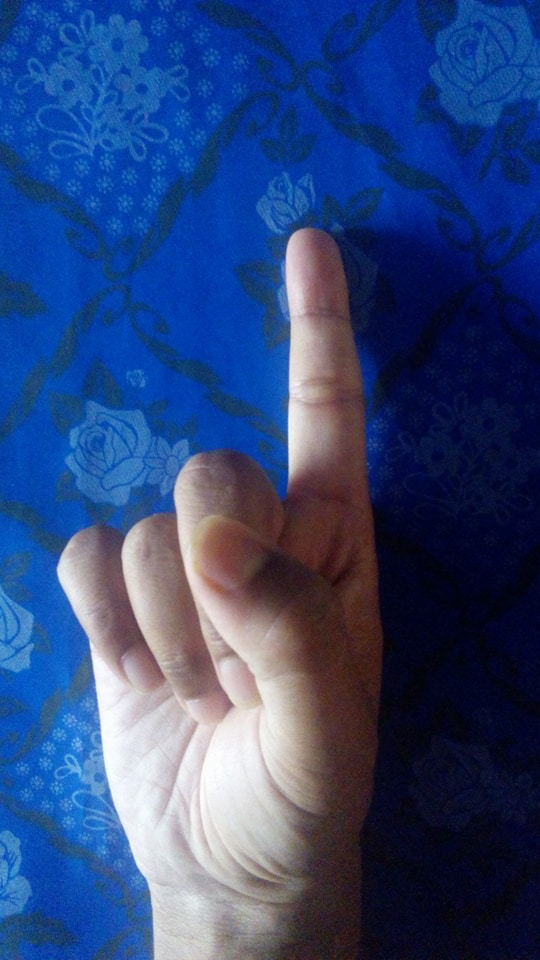
%> input picture experiments/1N.jpg, 540 x 960 px
$ octave SkinColorSegmentation.m   (GNU Octave 9; MATLAB toolbox functions it lacks are replaced by stand-ins)
%> lines starting %> are read from the running program, lines starting %| are printed output that depends on the picture; in (x1, y1, x2, y2) boxes, pixels count from 0 and x2, y2 are one past the last pixel; in counts of white or black regions, pixels touching at a corner belong together; the program's own positions count from 1
clc
clear all
tic;
DB=imread('1N.jpg');
%> DB is the input picture: size 960x540x3 uint8; mean R, G, B 47.4, 71.1, 122.7
tic
DB=imresize(DB,[260 260]);
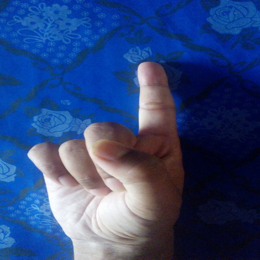
%> DB: size 260x260x3 uint8; mean R, G, B 47.4, 71.1, 122.7
DBW=DB;
ybr=rgb2ycbcr(DBW);
%> ybr: size 260x260x3 uint8; mean of channels 1, 2, 3 76, 154.2, 113.9
DBW=rgb2gray(DBW);
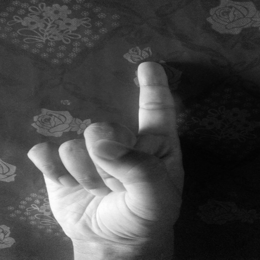
%> DBW: size 260x260 uint8; min 2, max 253, mean 69.9
cb=ybr(:,:,2);
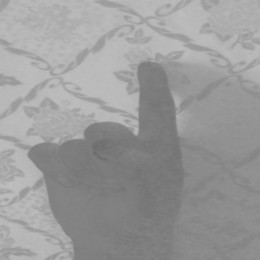
%> cb: size 260x260 uint8; min 107, max 191, mean 154.2
cr=ybr(:,:,3);
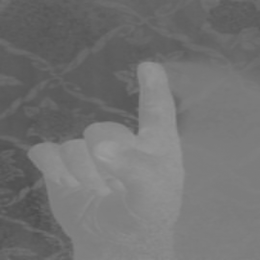
%> cr: size 260x260 uint8; min 78, max 156, mean 113.9
for gt=2:-1:0;
for pp=0:1:25;
   [r, c, ~]=find(cb>(80+gt) & cb <(127+gt) & cr>(140-pp) & cr<(180-pp));% skin
   numid=size(r,1);
   MBW=DBW;
   for i=1:numid
       MBW(r(i),c(i),:)=255;
   end
MBW= medfilt2(MBW, [5 5]);
[counts,~] = imhist(MBW,4);
T = otsuthresh(counts);
for ot=0:0.01:0.1;
BW = imbinarize(MBW,T+ot);
BW= medfilt2(BW, [10 10]);
BW = bwmorph(BW,'bridge',60);
BW = bwmorph(BW,'diag',60);
BW= imfill(BW,'holes');
cca = bwconncomp(BW);
% fprintf('asdf 2\n');
fj=0;
lj=0;
ww=0;
for n=1:260;
    for m=1:260;
        if(BW(n,m)==1)
           ww=ww+1;
        end
    end
end
for ih=1:260;
    if BW(ih,4)==1 || BW(4,ih)==1 || BW(ih,256)==1
       fj=1;
    end
    if BW(ih,4)==1 || BW(4,ih)==1 || BW(256,ih)==1
       lj=1;
    end
end
if cca.NumObjects==1 && (fj==0 || lj==0) && ww>5000 && ww<60000
   break
end
BW1 = imbinarize(MBW,0.95-ot);
BW1 = medfilt2(BW1, [10 10]);
BW1 = bwmorph(BW1,'bridge',60);
BW1 = bwmorph(BW1,'diag',60);
BW1 = imfill(BW1,'holes');
cca = bwconncomp(BW1);
fj=0;
lj=0;
ww=0;
for n=1:260;
    for m=1:260;
        if(BW1(n,m)==1)
           ww=ww+1;
        end
    end
end
for ih=1:260;
    if BW1(ih,4)==1 || BW1(4,ih)==1 || BW1(ih,256)==1
       fj=1;
    end
    if BW1(ih,4)==1 || BW1(4,ih)==1 || BW1(256,ih)==1
       lj=1;
    end
end
if cca.NumObjects==1 && (fj==0 || lj==0) && ww>5000 && ww<60000
   BW=BW1;
    break
end
end
if cca.NumObjects==1 && (fj==0 || lj==0) && ww>5000 && ww<60000
    break
end
end
if cca.NumObjects==1 && (fj==0 || lj==0) && ww>5000 && ww<60000
    break
end
end
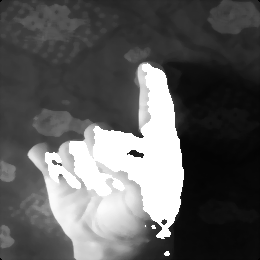
%> MBW: size 260x260 uint8; min 0, max 255, mean 92
toc
imshow(BW);
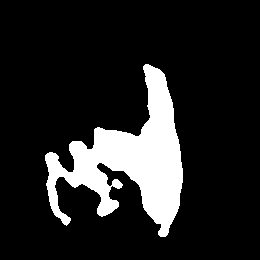
%> displayed picture: size 260x260 logical; 14.2% white; 1 white region, box (x1, y1, x2, y2) and area: (45, 64, 183, 237) 9588
